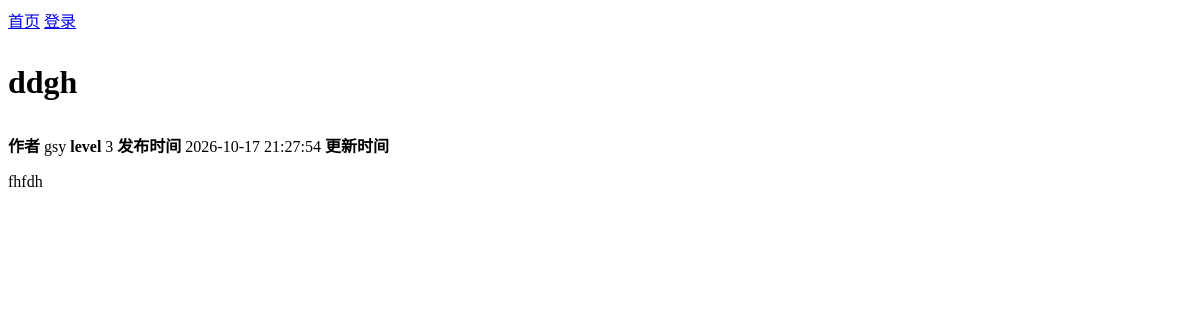
Page /article_detail.php?id=1 on the earlier database version.
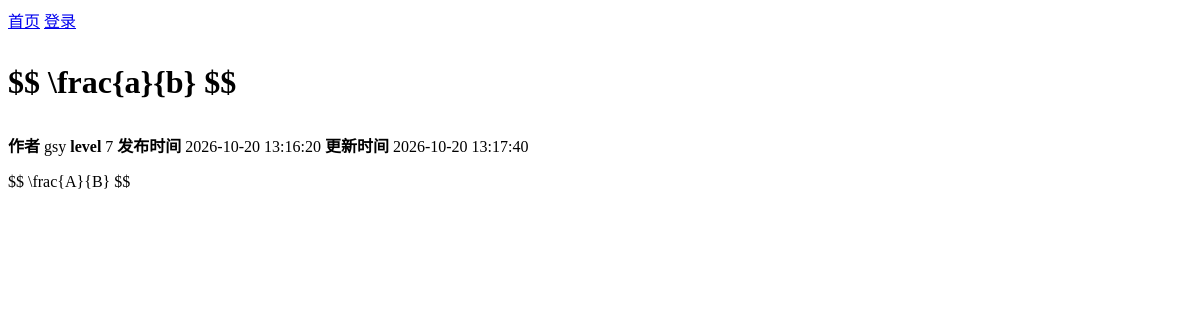
Same page on the later database version.
### tables this page shows
CREATE TABLE articles (
    id INTEGER PRIMARY KEY AUTOINCREMENT,
    user_id INTEGER NOT NULL,
    title TEXT NOT NULL,
    content TEXT NOT NULL,
    create_t TEXT DEFAULT (datetime('now','localtime')),
    update_t TEXT DEFAULT NULL,
    FOREIGN KEY (user_id) REFERENCES users (id) ON DELETE CASCADE
);

CREATE TABLE users (id INTEGER PRIMARY KEY , name TEXT, password INTEGER, level TEXT, authorTEXT DEFAULT 'a');

### ParsedownMath.php (called while the page is built, shortened)
<?php
class ParsedownMath extends ParsedownMathParentAlias
{
    private function setLegacyMode(): void
    {
        $parsedownVersion = preg_replace('/-.*$/', '', \Parsedown::version);
    }
    protected function element(array $Element)
    {
        return parent::element($Element);
    }
    protected function inlineMath($Excerpt)
    {
        if (preg_match('/^(?<!\\\\)(?<!\$)\${2}(?!\$)[^$]*?(?<!\$)\${2}(?!\$)$/', $Excerpt['text'], $matches)) {
            $Block = [
                'element' => [
                    'text' => '',
                ],
            ];
            $Block['end'] = '$$';
            $Block['complete'] = true;
            $Block['latex'] = true;
            $Block['element']['text'] = $matches[0];
            $Block['extent'] = strlen($Block['element']['text']);
            return $Block;
        }
        return null;
    }
    protected function blockMath($Line)
    {
        return null;
    }
}

### auth.php (called while the page is built, shortened)
<?php
function db_query($db,$sql,$params=[])
{
    $pre = $db->prepare($sql);
    foreach ($params as $key => $value)
    {
        $pre->bindValue($key, $value, is_int($value) ? SQLITE3_INTEGER : SQLITE3_TEXT);
    }
    $src = $pre->execute();
    $results = [];
    while ($row = $src->fetchArray(SQLITE3_ASSOC))
    {
        $results[] = $row;
    }
    return $results;
}

### Parsedown.php (called while the page is built, shortened)
<?php
class Parsedown
{
    function text($text)
    {
        $Elements = $this->textElements($text);
        $markup = $this->elements($Elements);
        $markup = trim($markup, "\n");
        return $markup;
    }
    protected function textElements($text)
    {
        $text = str_replace(array("\r\n", "\r"), "\n", $text);
        $text = trim($text, "\n");
        $lines = explode("\n", $text);
        return $this->linesElements($lines);
    }
    protected $breaksEnabled;
    function setSafeMode($safeMode)
    {
        $this->safeMode = (bool) $safeMode;
        return $this;
    }
    protected $safeMode;
    protected $BlockTypes = array(
        '#' => array('Header'),
        '*' => array('Rule', 'List'),
        '+' => array('List'),
        '-' => array('SetextHeader', 'Table', 'Rule', 'List'),
        '0' => array('List'),
        '1' => array('List'),
        '2' => array('List'),
        '3' => array('List'),
        '4' => array('List'),
        '5' => array('List'),
        '6' => array('List'),
        '7' => array('List'),
        '8' => array('List'),
        '9' => array('List'),
        ':' => array('Table'),
        '<' => array('Comment', 'Markup'),
        '=' => array('SetextHeader'),
        '>' => array('Quote'),
        '[' => array('Reference'),
        '_' => array('Rule'),
        '`' => array('FencedCode'),
        '|' => array('Table'),
        '~' => array('FencedCode'),
    );
    protected $unmarkedBlockTypes = array(
        'Code',
    );
    protected function linesElements(array $lines)
    {
        $Elements = array();
        $CurrentBlock = null;
        foreach ($lines as $line)
        {
            $indent = strspn($line, ' ');
            $text = $indent > 0 ? substr($line, $indent) : $line;
            $Line = array('body' => $line, 'indent' => $indent, 'text' => $text);
            $marker = $text[0];
            $blockTypes = $this->unmarkedBlockTypes;
            if (isset($this->BlockTypes[$marker]))
            {
                foreach ($this->BlockTypes[$marker] as $blockType)
                {
                    $blockTypes []= $blockType;
                }
            }
            foreach ($blockTypes as $blockType)
            {
                $Block = $this->{"block$blockType"}($Line, $CurrentBlock);
            }
            if (isset($Block))
            {
                $CurrentBlock = $Block;
            }
            else
            {
                $CurrentBlock = $this->paragraph($Line);
                $CurrentBlock['identified'] = true;
            }
        }
        if (isset($CurrentBlock))
        {
            $Elements[] = $this->extractElement($CurrentBlock);
        }
        return $Elements;
    }
    protected function extractElement(array $Component)
    {
        return $Component['element'];
    }
    protected function paragraph($Line)
    {
        return array(
            'type' => 'Paragraph',
            'element' => array(
                'name' => 'p',
                'handler' => array(
                    'function' => 'lineElements',
                    'argument' => $Line['text'],
                    'destination' => 'elements',
                ),
            ),
        );
    }
    protected $InlineTypes = array(
        '!' => array('Image'),
        '&' => array('SpecialCharacter'),
        '*' => array('Emphasis'),
        ':' => array('Url'),
        '<' => array('UrlTag', 'EmailTag', 'Markup'),
        '[' => array('Link'),
        '_' => array('Emphasis'),
        '`' => array('Code'),
        '~' => array('Strikethrough'),
        '\\' => array('EscapeSequence'),
    );
    protected $inlineMarkerList = '!*_&[:<`~\\';
    protected function lineElements($text, $nonNestables = array())
    {
        $text = str_replace(array("\r\n", "\r"), "\n", $text);
        $Elements = array();
        $nonNestables = (empty($nonNestables)
            ? array()
            : array_combine($nonNestables, $nonNestables)
        );
        while ($excerpt = strpbrk($text, $this->inlineMarkerList))
        {
            $marker = $excerpt[0];
            $markerPosition = strlen($text) - strlen($excerpt);
            $Excerpt = array('text' => $excerpt, 'context' => $text);
            foreach ($this->InlineTypes[$marker] as $inlineType)
            {
                $Inline = $this->{"inline$inlineType"}($Excerpt);
                if ( ! isset($Inline['position']))
                {
                    $Inline['position'] = $markerPosition;
                }
                $Inline['element']['nonNestables'] = isset($Inline['element']['nonNestables'])
                    ? array_merge($Inline['element']['nonNestables'], $nonNestables)
                    : $nonNestables
                ;
                $unmarkedText = substr($text, 0, $Inline['position']);
                $InlineText = $this->inlineText($unmarkedText);
                $Elements[] = $InlineText['element'];
                $Elements[] = $this->extractElement($Inline);
                $text = substr($text, $Inline['position'] + $Inline['extent']);
                continue 2;
            }
            $unmarkedText = substr($text, 0, $markerPosition + 1);
            $InlineText = $this->inlineText($unmarkedText);
            $Elements[] = $InlineText['element'];
            $text = substr($text, $markerPosition + 1);
        }
        $InlineText = $this->inlineText($text);
        $Elements[] = $InlineText['element'];
        foreach ($Elements as &$Element)
        {
            if ( ! isset($Element['autobreak']))
            {
                $Element['autobreak'] = false;
            }
        }
        return $Elements;
    }
    protected function inlineText($text)
    {
        $Inline = array(
            'extent' => strlen($text),
            'element' => array(),
        );
        $Inline['element']['elements'] = self::pregReplaceElements(
            $this->breaksEnabled ? '/[ ]*+\n/' : '/(?:[ ]*+\\\\|[ ]{2,}+)\n/',
            array(
                array('name' => 'br'),
                array('text' => "\n"),
            ),
            $text
        );
        return $Inline;
    }
    protected function handle(array $Element)
    {
        if (isset($Element['handler']))
        {
            if (!isset($Element['nonNestables']))
            {
                $Element['nonNestables'] = array();
            }
            if (is_string($Element['handler']))
            {
                $function = $Element['handler'];
                $argument = $Element['text'];
                unset($Element['text']);
                $destination = 'rawHtml';
            }
            else
            {
                $function = $Element['handler']['function'];
                $argument = $Element['handler']['argument'];
                $destination = $Element['handler']['destination'];
            }
            $Element[$destination] = $this->{$function}($argument, $Element['nonNestables']);
            unset($Element['handler']);
        }
        return $Element;
    }
    protected function element(array $Element)
    {
        if ($this->safeMode)
        {
            $Element = $this->sanitiseElement($Element);
        }
        $Element = $this->handle($Element);
        $hasName = isset($Element['name']);
        $markup = '';
        if ($hasName)
        {
            $markup .= '<' . $Element['name'];
        }
        $permitRawHtml = false;
        if (isset($Element['text']))
        {
            $text = $Element['text'];
        }
        elseif (isset($Element['rawHtml']))
        {
            $text = $Element['rawHtml'];
            $allowRawHtmlInSafeMode = isset($Element['allowRawHtmlInSafeMode']) && $Element['allowRawHtmlInSafeMode'];
            $permitRawHtml = !$this->safeMode || $allowRawHtmlInSafeMode;
        }
        $hasContent = isset($text) || isset($Element['element']) || isset($Element['elements']);
        if ($hasContent)
        {
            $markup .= $hasName ? '>' : '';
            if (isset($Element['elements']))
            {
                $markup .= $this->elements($Element['elements']);
            }
            elseif (isset($Element['element']))
            {
                $markup .= $this->element($Element['element']);
            }
            else
            {
                if (!$permitRawHtml)
                {
                    $markup .= self::escape($text, true);
                }
                else
                {
                    $markup .= $text;
                }
            }
            $markup .= $hasName ? '</' . $Element['name'] . '>' : '';
        }
        elseif ($hasName)
        {
            $markup .= ' />';
        }
        return $markup;
    }
    protected function elements(array $Elements)
    {
        $markup = '';
        $autoBreak = true;
        foreach ($Elements as $Element)
        {
            $autoBreakNext = (isset($Element['autobreak'])
                ? $Element['autobreak'] : isset($Element['name'])
            );
            $autoBreak = !$autoBreak ? $autoBreak : $autoBreakNext;
            $markup .= ($autoBreak ? "\n" : '') . $this->element($Element);
            $autoBreak = $autoBreakNext;
        }
        $markup .= $autoBreak ? "\n" : '';
        return $markup;
    }
    protected static function pregReplaceElements($regexp, $Elements, $text)
    {
        $newElements = array();
        $newElements[] = array('text' => $text);
        return $newElements;
    }
    protected function sanitiseElement(array $Element)
    {
        if ( ! isset($Element['name']))
        {
            unset($Element['attributes']);
            return $Element;
        }
        return $Element;
    }
    protected static function escape($text, $allowQuotes = false)
    {
        return htmlspecialchars($text, $allowQuotes ? ENT_NOQUOTES : ENT_QUOTES, 'UTF-8');
    }
}

### article_detail.php (the view, shortened to what the changed rows need)
<?php
require_once __DIR__ . "/auth.php";
include __DIR__ . "/Parsedown.php";
include __DIR__ ."/ParsedownMath.php";
include __DIR__ ."/nav.php";
$article_id = (int)($_GET['id'] ?? 0);
$articles_info = db_query($db,"SELECT  user_id , title , content , create_t , update_t FROM articles WHERE id=:id",[':id' => (int)$article_id]);
$article_detail = $articles_info[0] ?? NULL;
$user_id = $article_detail['user_id'];
$title = $article_detail['title'];
$content = $article_detail['content'];
$create_t = $article_detail['create_t'];
$update_t = $article_detail['update_t'];
$writers_info = db_query($db,"SELECT name , level FROM users WHERE id=:id",[':id' => (int)$user_id ]);
$writer_detail = $writers_info[0] ?? NULL;
$writer_name = $writer_detail['name'];
$writer_level = $writer_detail['level'];
$parsedown = new ParsedownMath([
    'math' => [
        'enabled' => true
    ]
]);
$parsedown -> setSafeMode(true);
$md_content = $parsedown -> text( $content );
$md_title = $parsedown -> text( $title );
?>
<html lang="zh-CN">
	<head>
	</head>
	<h1><?= $md_title ?></h1>
	<strong> 作者 </strong><?= htmlspecialchars((string)$writer_name) ?>
	<strong> level </strong><?= (int)$writer_level ?>
	<strong> 发布时间 </strong><?= htmlspecialchars((string)$create_t) ?>
	<strong> 更新时间 </strong><?= htmlspecialchars((string)$update_t) ?>
	<?= $md_content ?>
</html>

Differences in the rows shown:
changed articles: title "ddgh" → "$$ \\frac{a}{b} $$"; create_t "2026-10-17 21:27:54" → "2026-10-20 13:16:20"; update_t (not shown) → "2026-10-20 13:17:40"; content "fhfdh" → "$$ \\frac{A}{B} $$"
changed users "gsy": level "3" → "7"
